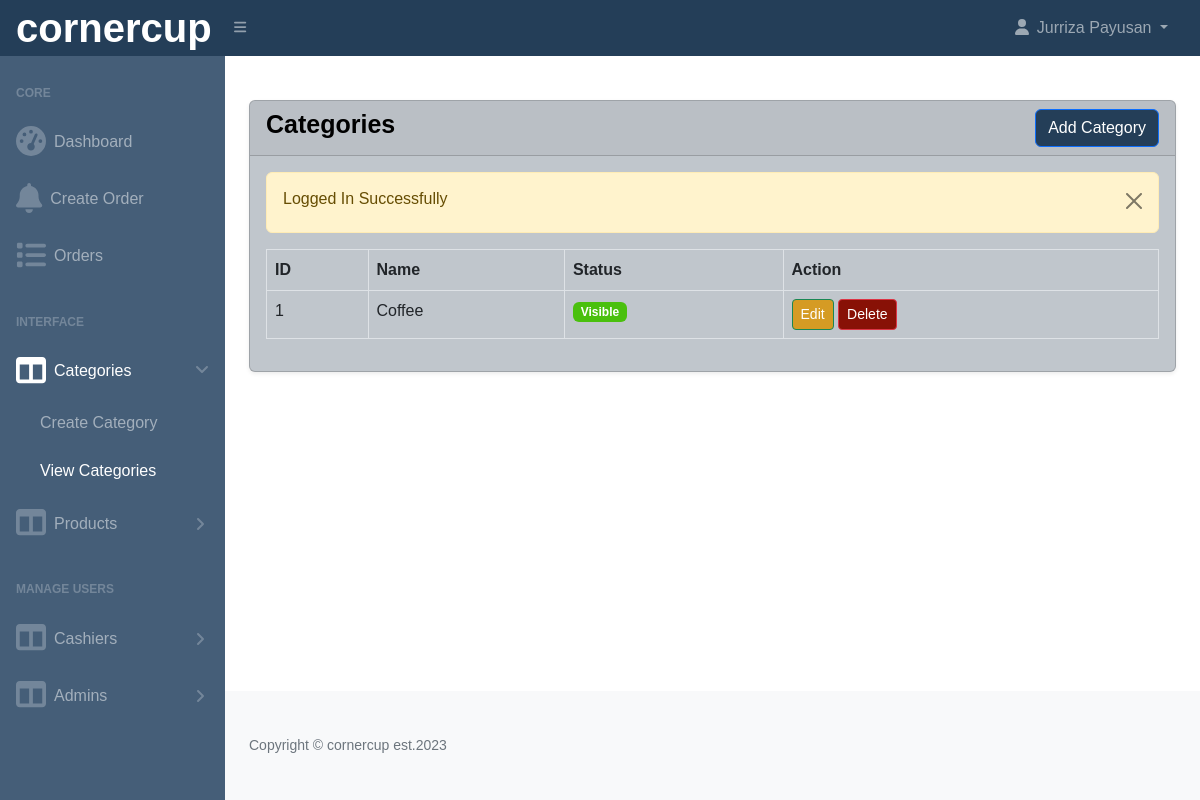
Page /cornercup_pos/admin/categories.php (signed in) on the earlier database version.
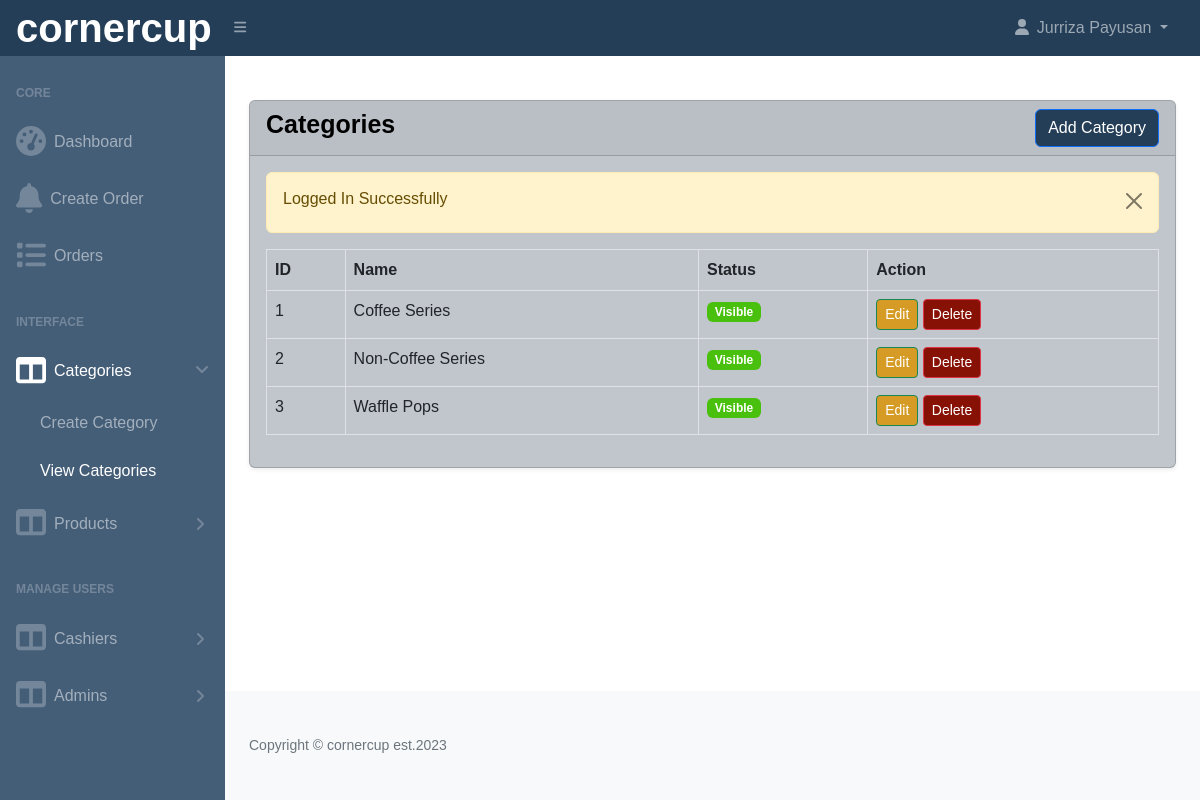
Same page on the later database version.
### tables this page shows
CREATE TABLE `categories` (
  `id` int(11) NOT NULL,
  `name` varchar(255) NOT NULL,
  `description` mediumtext DEFAULT NULL,
  `status` tinyint(1) NOT NULL DEFAULT 0 COMMENT '0=visible, 1=hidden'
);

### cornercup_pos/admin/categories.php (the view, shortened to what this page needs)
<?php include('includes/header.php'); ?>
<div class="container-fluid px-4">
    <div class="card mt-4 shadow-sm">
        <div class="card-header">
            <h4 class="mb-0" style="font-size: 25px; font-family: 'League Spartan', sans-serif;font-weight: bold;">Categories
                <a href="categories-create.php" class="btn btn-primary float-end" style="background-color: #243E58;">Add Category</a>
            </h4>
        </div>
        <div class="card-body">
            <?php
            $categories = getAll('categories');
            if(mysqli_num_rows($categories) > 0)
            {
            ?>
            <div class="table-responsive">
                <table class="table table-stiped table-bordered">
                    <thead>
                        <tr>
                            <th>ID</th>
                            <th>Name</th>
                            <th>Status</th>
                            <th>Action</th>
                        </tr>
                    </thead>
                    <tbody>
                        <?php foreach($categories as $item) : ?>
                        <tr>
                            <td><?= $item['id'] ?></td>
                            <td><?= $item['name'] ?></td>
                            <td>
                                <?php
                                    if($item['status'] == 1){
                                        echo '<span class="badge bg-danger" style="background-color: #d10d2f !important;">Hidden</span>';
                                    }else{
                                        echo '<span class="badge bg-primary" style="background-color: #4ac00e !important;">Visible</span>';
                                    }
                                ?>
                            </td>
                            <td>
                                <a href="categories-edit.php?id=<?= $item['id']; ?>" class="btn btn-success btn-sm" style="background-color: #d59b24;">Edit</a>
                                <a href="categories-delete.php?id=<?= $item['id']; ?>" class="btn btn-danger btn-sm" style="background-color: #881106;">Delete</a>
                            </td>
                        </tr>
                        <?php endforeach; ?>
                    </tbody>
                </table>
            </div>
            <?php
            }
            else
            {
                ?>
                    <h4 class="mb-0">No Record Found</h4>
                <?php
            }
            ?>
        </div>
    </div>
</div>
<?php include('includes/footer.php'); ?>

Differences in the rows shown:
changed categories id 1: name "Coffee" → "Coffee Series"
added categories: id "2", name "Non-Coffee Series", status "Visible"
added categories: id "3", name "Waffle Pops", status "Visible"
